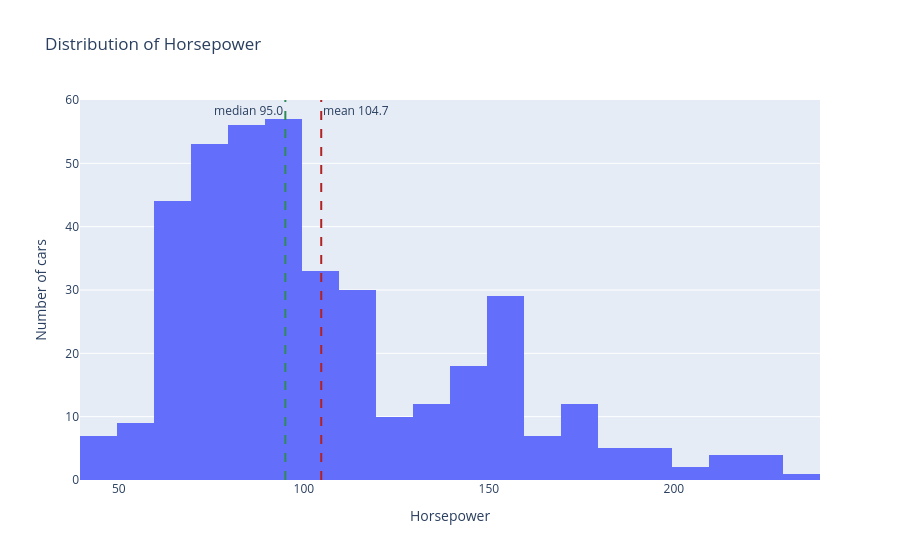
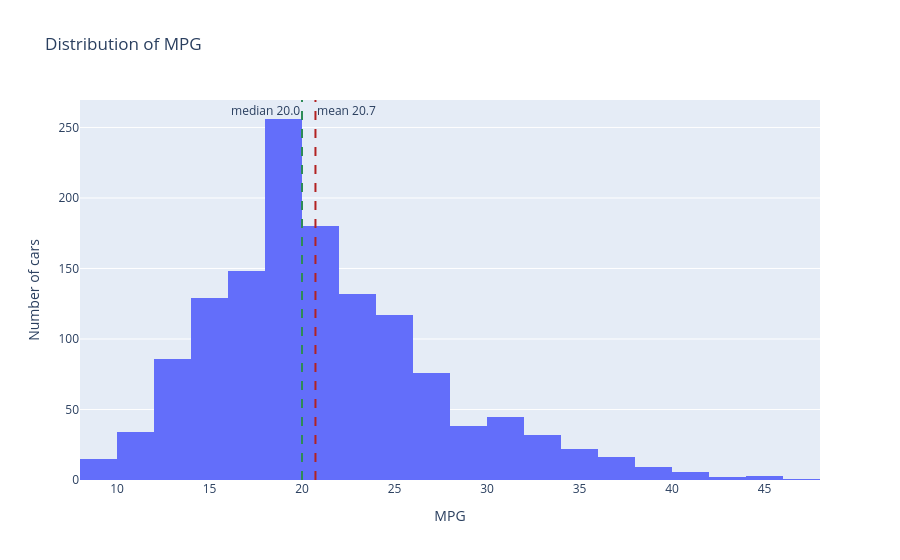

The notebook cell saved with these charts, in order:
### Code cell
for col in ["MPG", "Displacement", "Horsepower", "Weight"]:
    print(col, cars.center_stats(col).to_dict())

cars.distribution_plot("Horsepower").show()
cars.distribution_plot("MPG").show()

### Figure 1 — Plotly figure (JSON) as saved in the notebook; plotly's stock layout.template omitted (floating-point values rounded to 4 significant figures; data arrays with more than 128 entries replaced by an {"elided": "..."} marker saying what was removed)
{"data": [{"bingroup": "x", "hovertemplate": "Horsepower=%{x}<br>count=%{y}<extra></extra>", "legendgroup": "", "marker": {"color": "#636efa", "pattern": {"shape": ""}}, "name": "", "nbinsx": 30, "orientation": "v", "showlegend": false, "type": "histogram", "x": {"elided": "1358 float values"}, "xaxis": "x", "yaxis": "y"}], "layout": {"annotations": [{"showarrow": false, "text": "mean 104.7", "x": 104.7, "xanchor": "left", "xref": "x", "y": 1, "yanchor": "top", "yref": "y domain"}, {"showarrow": false, "text": "median 95.0", "x": 95, "xanchor": "right", "xref": "x", "y": 1, "yanchor": "top", "yref": "y domain"}], "barmode": "relative", "legend": {"tracegroupgap": 0}, "shapes": [{"line": {"color": "firebrick", "dash": "dash"}, "type": "line", "x0": 104.7, "x1": 104.7, "xref": "x", "y0": 0, "y1": 1, "yref": "y domain"}, {"line": {"color": "seagreen", "dash": "dash"}, "type": "line", "x0": 95, "x1": 95, "xref": "x", "y0": 0, "y1": 1, "yref": "y domain"}], "title": {"text": "Distribution of Horsepower"}, "xaxis": {"anchor": "y", "domain": [0, 1], "title": {"text": "Horsepower"}}, "yaxis": {"anchor": "x", "domain": [0, 1], "title": {"text": "Number of cars"}}}}

### Figure 2 — Plotly figure (JSON) as saved in the notebook; plotly's stock layout.template omitted (floating-point values rounded to 4 significant figures; data arrays with more than 128 entries replaced by an {"elided": "..."} marker saying what was removed)
{"data": [{"bingroup": "x", "hovertemplate": "MPG=%{x}<br>count=%{y}<extra></extra>", "legendgroup": "", "marker": {"color": "#636efa", "pattern": {"shape": ""}}, "name": "", "nbinsx": 30, "orientation": "v", "showlegend": false, "type": "histogram", "x": {"elided": "1358 float values"}, "xaxis": "x", "yaxis": "y"}], "layout": {"annotations": [{"showarrow": false, "text": "mean 20.7", "x": 20.73, "xanchor": "left", "xref": "x", "y": 1, "yanchor": "top", "yref": "y domain"}, {"showarrow": false, "text": "median 20.0", "x": 20, "xanchor": "right", "xref": "x", "y": 1, "yanchor": "top", "yref": "y domain"}], "barmode": "relative", "legend": {"tracegroupgap": 0}, "shapes": [{"line": {"color": "firebrick", "dash": "dash"}, "type": "line", "x0": 20.73, "x1": 20.73, "xref": "x", "y0": 0, "y1": 1, "yref": "y domain"}, {"line": {"color": "seagreen", "dash": "dash"}, "type": "line", "x0": 20, "x1": 20, "xref": "x", "y0": 0, "y1": 1, "yref": "y domain"}], "title": {"text": "Distribution of MPG"}, "xaxis": {"anchor": "y", "domain": [0, 1], "title": {"text": "MPG"}}, "yaxis": {"anchor": "x", "domain": [0, 1], "title": {"text": "Number of cars"}}}}
